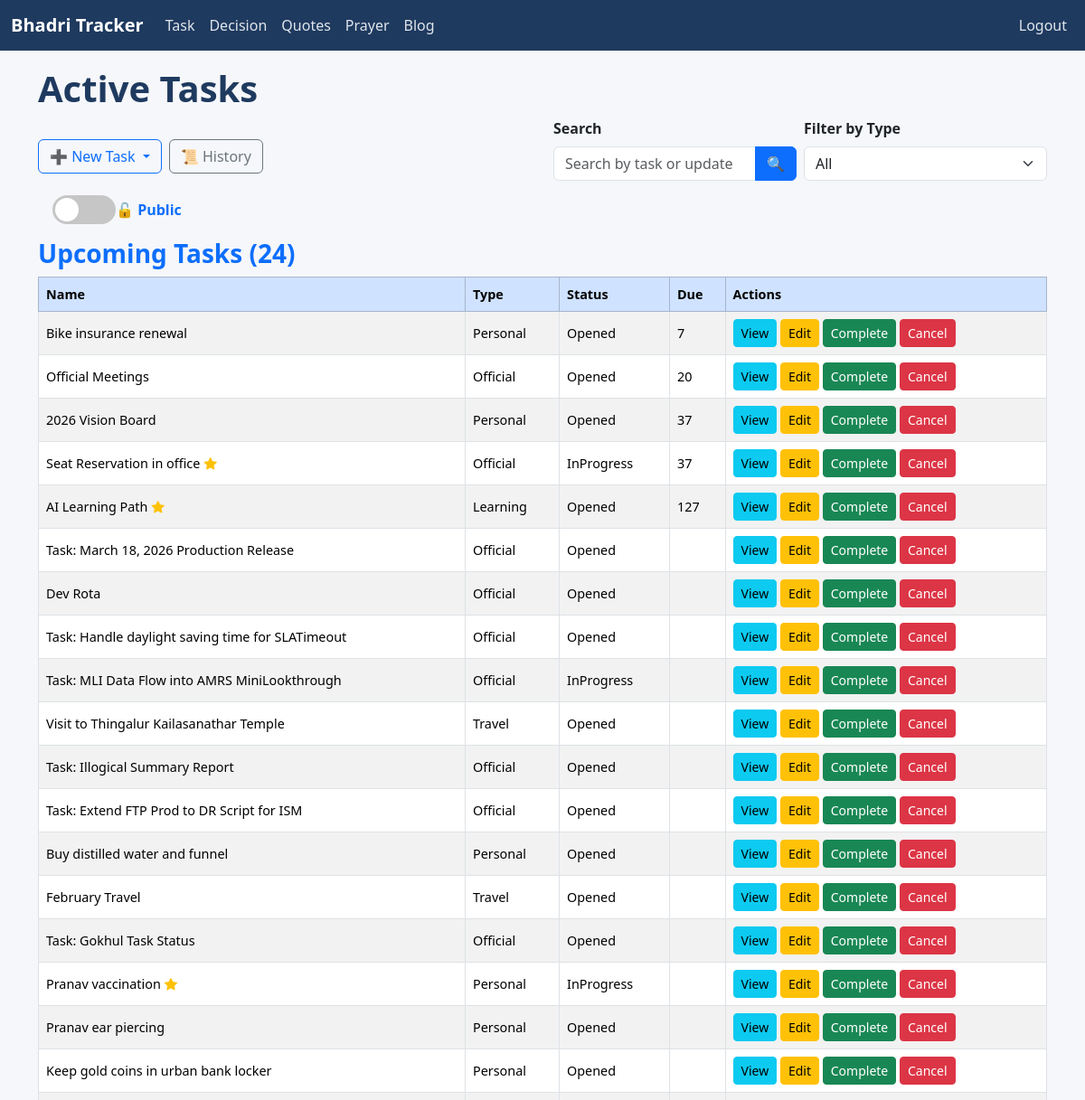
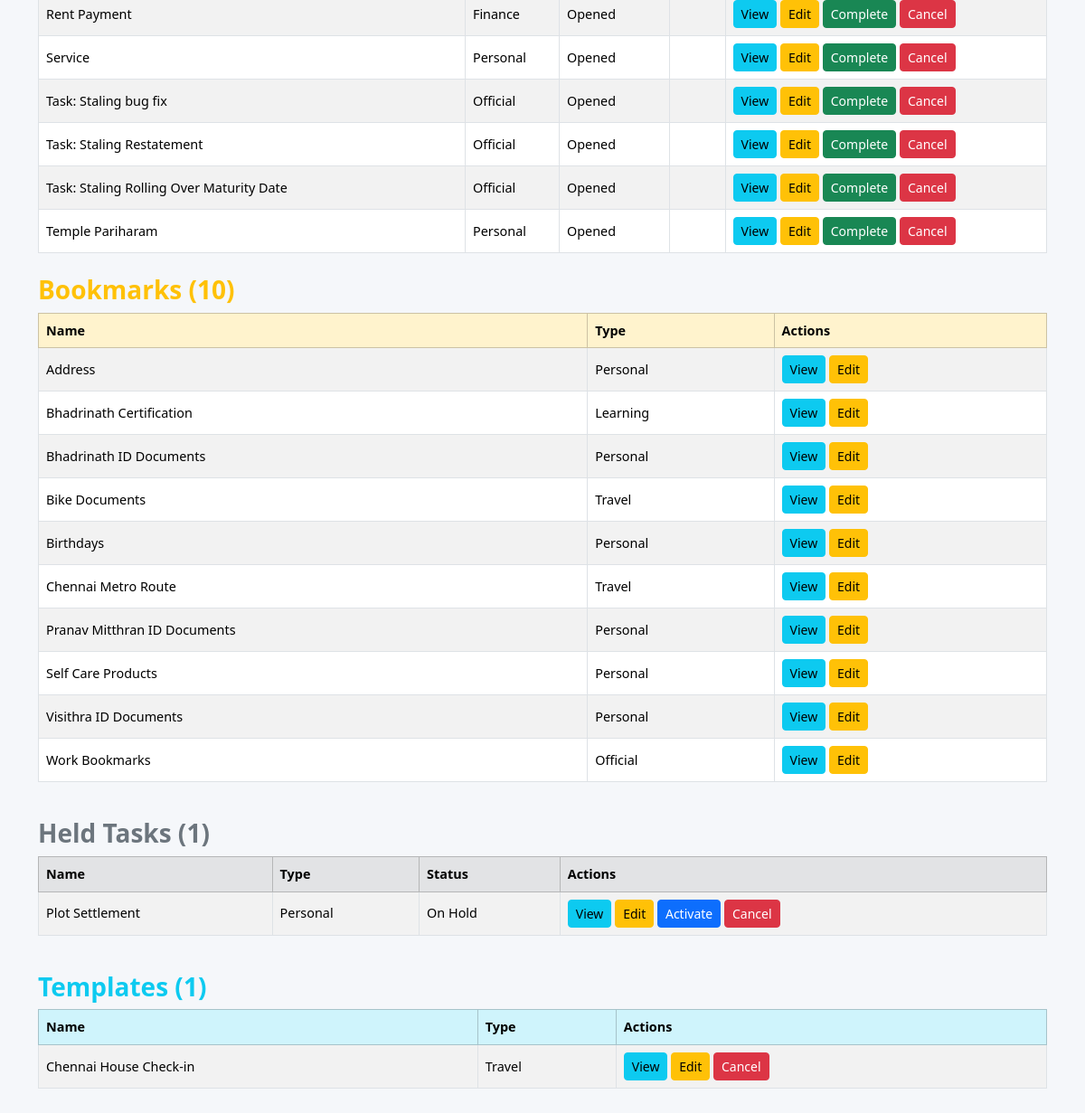
Screenshot of / (signed in) with the database file from the repository (2 pictures, top to bottom).
### tracker/models.py (models this page shows, shortened)
class Task(models.Model):
    STATUS_CHOICES = [
        ('Opened', 'Opened'),
        ('InProgress', 'In Progress'),
        ('Completed', 'Completed'),
        ('Cancelled', 'Cancelled'),
        ('Hold', 'Hold'),
    ]
    name = models.CharField(max_length=200)
    status = models.CharField(max_length=20, choices=STATUS_CHOICES, default='Opened')
    task_type = models.ForeignKey(TaskType, on_delete=models.CASCADE)
    started_date = models.DateField(default=timezone.localtime(), null=True, blank=True)
    created_date = models.DateField(auto_now_add=True)
    updated_date = models.DateField(auto_now=True)
    completed_date = models.DateField(null=True, blank=True)
    target_date = models.DateField(default=timezone.localtime(), null=True, blank=True)
    is_bookmark = models.BooleanField(default=False)
    is_private = models.BooleanField(default=False)
    is_important = models.BooleanField(default=False)
    is_template = models.BooleanField(default=False)
    @property
    def days_till_upcoming(self):
        today = timezone.localdate()
        dates = []
        if self.started_date and self.started_date >= today:
            dates.append(self.started_date)
        if self.target_date and self.target_date >= today:
            dates.append(self.target_date)
        for upd in self.updates.all():
            if upd.status not in ['Completed', 'Cancelled'] and upd.date and upd.date >= today:
                dates.append(upd.date)
        if not dates:
            return None
        return (min(dates) - today).days

class TaskType(models.Model):
    name = models.CharField(max_length=50, unique=True)
    class Meta:
        ordering = ['name']

class Update(models.Model):
    STATUS_CHOICES = [
        ('Opened', 'Opened'),
        ('InProgress', 'In Progress'),
        ('Completed', 'Completed'),
        ('Cancelled', 'Cancelled')
    ]
    REMINDER_CHOICE = [
        ('Days', 'Days'),
        ('Weekly', 'Weekly'),
        ('Monthly', 'Monthly'),
        ('Yearly', 'Yearly'),
    ]
    task = models.ForeignKey(Task, on_delete=models.CASCADE, related_name='updates')
    date = models.DateField(default=timezone.localtime(), null=True, blank=True)
    description = models.TextField()
    is_check_box = models.BooleanField(default=False)
    status = models.CharField(max_length=20, choices=STATUS_CHOICES, default='Opened')
    reminder_type = models.CharField(max_length=20, choices=REMINDER_CHOICE, null=True, blank=True)
    can_store_reminder = models.BooleanField(default=False)
    date_to_remind = models.IntegerField(null=True, blank=True)

### tracker/views.py (the view)
# urls.py: path('', views.TaskListView.as_view(), name='task_list'),
class TaskListView(LoginRequiredMixin, ListView):
    model = Task
    template_name = 'tracker/task_list.html'
    context_object_name = 'tasks'
    def get_queryset(self):
        queryset = Task.objects.exclude(
            status__in=['Completed', 'Cancelled', 'Hold']
        ).exclude(
            is_bookmark=True
        ).exclude(
            is_template=True
        )
        view_mode = self.request.GET.get('view', 'public')
        if view_mode == "private":
            user_profile = getattr(self.request.user, "userprofile", None)
            if user_profile is None or not user_profile.special_privilege_password:
                messages.error(self.request, "You do not have access to private tasks.")
                return Task.objects.none()
            if not self.request.session.get("private_access"):
                raise PermissionError("PRIVATE_ACCESS_REQUIRED")
            queryset = queryset.filter(is_private=True)
        elif view_mode == "public":
            self.request.session['private_access'] = False
            queryset = queryset.filter(is_private=False)
        search_query = self.request.GET.get('search')
        if search_query:
            queryset = queryset.filter(
                Q(name__icontains=search_query) |
                Q(updates__description__icontains=search_query)
            ).distinct()
        task_type_id = self.request.GET.get('task_type')
        if task_type_id:
            queryset = queryset.filter(task_type_id=task_type_id)
        tasks = list(queryset)
        tasks = [t for t in tasks if t.days_till_upcoming != 0]
        tasks.sort(
            key=lambda t: (
                t.days_till_upcoming is None,
                t.days_till_upcoming,
                t.target_date is None,
                t.target_date,
                t.name.lower(),
            )
        )
        return tasks
    def get_context_data(self, **kwargs):
        context = super().get_context_data(**kwargs)
        task_type_id = self.request.GET.get('task_type')
        search_query = self.request.GET.get('search', '')
        view_mode = self.request.GET.get('view', 'public')
        context['task_types'] = TaskType.objects.all()
        context['selected_type'] = int(task_type_id) if task_type_id else None
        context['search_query'] = search_query
        context['view_mode'] = view_mode
        common_filters = {}
        if task_type_id:
            common_filters['task_type_id'] = task_type_id
        if search_query:
            common_filters['name__icontains'] = search_query
        if view_mode == "private":
            common_filters['is_private'] = True
        else:
            common_filters['is_private'] = False
        base_queryset = Task.objects.filter(**common_filters) \
            .exclude(status__in=['Completed', 'Cancelled', 'Hold']) \
            .exclude(is_bookmark=True) \
            .exclude(is_template=True) \
            .order_by('name')
        today_tasks = [
            task for task in base_queryset
            if task.days_till_upcoming == 0
        ]
        context['today_tasks'] = today_tasks
        held_tasks = Task.objects.filter(
            status__in=['Hold'],
            **common_filters
        ).exclude(is_template=True).order_by('name')
        context['held_tasks'] = held_tasks
        bookmarked_tasks = Task.objects.filter(
            is_bookmark=True,
            status__in=['Opened', 'InProgress'],
            **common_filters
        ).exclude(is_template=True).order_by('name')
        context['bookmarked_tasks'] = bookmarked_tasks
        template_tasks = Task.objects.filter(
            is_template=True,
            **common_filters
        ).order_by('name')
        context['template_tasks'] = template_tasks
        return context
    def dispatch(self, request, *args, **kwargs):
        try:
            return super().dispatch(request, *args, **kwargs)
        except PermissionError as e:
            if str(e) == "PRIVATE_ACCESS_REQUIRED":
                return redirect("private_access", "tracker:task_list")
            raise

### templates/tracker/task_list.html (shortened to what this page needs)
{% extends 'base.html' %}
{% load static %}
{% block style %}
<link rel="stylesheet" href="{% static 'css/task_list.css' %}">
{% endblock %}
{% block content %}
<h1>Active Tasks</h1>
<div class="row align-items-end mb-3">
  <div class="col-md-6 mb-2">
    <div class="d-flex gap-2 flex-wrap">
      <div class="dropdown">
        <button class="btn btn-outline-primary dropdown-toggle"
                type="button"
                data-bs-toggle="dropdown"
                aria-expanded="false">
          ➕ New Task
        </button>
      </div>
      <a href="{% url 'tracker:task_history' %}"
         class="btn btn-outline-secondary">
         📜 History
      </a>
    </div>
  </div>
  <div class="col-md-6">
    <form method="get" class="row g-2 align-items-end">
      <div class="col-md-6">
        <label class="form-label fw-bold">Search</label>
        <div class="input-group">
          <input type="text"
                 name="search"
                 value="{{ search_query }}"
                 class="form-control"
                 placeholder="Search by task or update">
          <button type="submit" class="btn btn-primary">🔍</button>
        </div>
      </div>
      <div class="col-md-6">
        <label class="form-label fw-bold">Filter by Type</label>
        <select name="task_type"
                class="form-select"
                onchange="this.form.submit()">
          <option value="">All</option>
        </select>
      </div>
    </form>
  </div>
</div>
<div class="toggle-container mb-3 ms-3">
  <a href="{% if view_mode == 'public' %}{% url 'private_access' 'tracker:task_list' %}{% else %}?view=public{% endif %}"
     class="text-decoration-none d-flex align-items-center">
    <div class="toggle-switch {% if view_mode == 'private' %}active{% endif %}">
      <div class="toggle-circle"></div>
    </div>
    <span class="toggle-label">
      {% if view_mode == 'private' %}
        🔒 Private
      {% else %}
        🔓 Public
      {% endif %}
    </span>
  </a>
</div>
<h3 class="text-primary mb-2">Upcoming Tasks ({{ tasks|length }})</h3>
<div class="table-responsive">
  <table class="table table-striped table-bordered align-middle text-nowrap">
    <thead class="table-primary">
      <tr>
        <th>Name</th>
        <th>Type</th>
        <th>Status</th>
        <th>Due</th>
        <th>Actions</th>
      </tr>
    </thead>
    <tbody>
      {% for task in tasks %}
      <tr>
        <td>{{ task.name }}{% if task.is_important %}<i class="bi bi-star-fill text-warning ms-1"></i>{% endif %}</td>
        <td>{{ task.task_type.name }}</td>
        <td>{{ task.status }}</td>
        <td>{% if task.days_till_upcoming == 0 %}Today{% elif task.days_till_upcoming > 0 %}{{ task.days_till_upcoming }}{% endif %}</td>
        <td>
          <a href="{% url 'tracker:update_list' task.id %}" class="btn btn-sm btn-info">View</a>
          <a href="{% url 'tracker:task_update' task.id %}" class="btn btn-sm btn-warning">Edit</a>
          <a href="{% url 'tracker:mark_task_complete' task.id %}" class="btn btn-sm btn-success">Complete</a>
          <a href="{% url 'tracker:mark_task_cancel' task.id %}" class="btn btn-sm btn-danger">Cancel</a>
        </td>
      </tr>
      {% empty %}
        <tr><td colspan="6" class="text-center text-muted">No tasks found</td></tr>
      {% endfor %}
    </tbody>
  </table>
  {% if bookmarked_tasks %}
  <h3 class="text-warning mt-4">Bookmarks ({{ bookmarked_tasks|length }})</h3>
  <div class="table-responsive">
    <table class="table table-bordered table-striped align-middle text-nowrap">
      <thead class="table-warning">
        <tr>
          <th>Name</th>
          <th>Type</th>
          <th>Actions</th>
        </tr>
      </thead>
      <tbody>
        {% for task in bookmarked_tasks %}
        <tr>
          <td>{{ task.name }}{% if task.is_important %}<i class="bi bi-star-fill text-warning ms-1"></i>{% endif %}</td>
          <td>{{ task.task_type.name }}</td>
          <td>
            <a href="{% url 'tracker:update_list' task.id %}" class="btn btn-sm btn-info">View</a>
            <a href="{% url 'tracker:task_update' task.id %}" class="btn btn-sm btn-warning">Edit</a>
          </td>
        </tr>
        {% endfor %}
      </tbody>
    </table>
  </div>
  {% endif %}
  {% if held_tasks %}
  <h3 class="text-secondary mt-4">Held Tasks ({{ held_tasks|length }})</h3>
  <div class="table-responsive">
    <table class="table table-bordered table-striped align-middle text-nowrap">
      <thead class="table-secondary">
        <tr>
          <th>Name</th>
          <th>Type</th>
          <th>Status</th>
          <th>Actions</th>
        </tr>
      </thead>
      <tbody>
        {% for task in held_tasks %}
        <tr>
          <td>{{ task.name }}{% if task.is_important %}<i class="bi bi-star-fill text-warning ms-1"></i>{% endif %}</td>
          <td>{{ task.task_type.name }}</td>
          <td>On Hold</td>
          <td>
            <a href="{% url 'tracker:update_list' task.id %}" class="btn btn-sm btn-info">View</a>
            <a href="{% url 'tracker:task_update' task.id %}" class="btn btn-sm btn-warning">Edit</a>
            <a href="{% url 'tracker:toggle_hold' task.id %}" class="btn btn-sm btn-primary">
              Activate
            </a>
            <a href="{% url 'tracker:mark_task_cancel' task.id %}" class="btn btn-sm btn-danger">Cancel</a>
          </td>
        </tr>
        {% endfor %}
      </tbody>
    </table>
  </div>
  {% endif %}
  {% if template_tasks %}
  <h3 class="text-info mt-4">Templates ({{ template_tasks|length }})</h3>
  <div class="table-responsive">
    <table class="table table-bordered table-striped align-middle text-nowrap">
      <thead class="table-info">
        <tr>
          <th>Name</th>
          <th>Type</th>
          <th>Actions</th>
        </tr>
      </thead>
      <tbody>
        {% for task in template_tasks %}
        <tr>
          <td>{{ task.name }}{% if task.is_important %}<i class="bi bi-star-fill text-warning ms-1"></i>{% endif %}</td>
          <td>{{ task.task_type.name }}</td>
          <td>
            <a href="{% url 'tracker:update_list' task.id %}" class="btn btn-sm btn-info">View</a>
            <a href="{% url 'tracker:task_update' task.id %}" class="btn btn-sm btn-warning">Edit</a>
            <a href="{% url 'tracker:mark_task_cancel' task.id %}" class="btn btn-sm btn-danger">Cancel</a>
          </td>
        </tr>
        {% endfor %}
      </tbody>
    </table>
  </div>
  {% endif %}
</div>
</div>
{% endblock %}

### static/css/base.css (style rules this page uses)
body { padding: 0 8px; padding-top: 50px; background-color: #f5f7fa; color: #212529; }
h1, h2, h3 { color: #1f3a5f; font-weight: 600; }
.table td, .table th { vertical-align: middle; font-size: 0.9rem; }

### static/css/task_list.css (style rules this page uses)
.toggle-container { display: flex; align-items: center; gap: 12px; cursor: pointer; }
.toggle-switch { position: relative; width: 70px; height: 32px; background: #c6c6c6; border-radius: 50px; transition: background 0.3s ease; }
.toggle-circle { position: absolute; top: 3px; left: 3px; width: 26px; height: 26px; background: white; border-radius: 50%; transition: transform 0.3s ease; }
.toggle-label { font-weight: bold; font-size: 1rem; display: flex; align-items: center; gap: 6px; }

### rows the page displays
Task: name "Bike insurance renewal", task_type.name "Personal", status "Opened", days_till_upcoming "7"
Task: name "Official Meetings", task_type.name "Official", status "Opened", days_till_upcoming "20"
Task: name "2026 Vision Board", task_type.name "Personal", status "Opened", days_till_upcoming "37"
Task: name "Seat Reservation in office", is_important True (drawn), task_type.name "Official", status "InProgress", days_till_upcoming "37"
Task: name "AI Learning Path", is_important True (drawn), task_type.name "Learning", status "Opened", days_till_upcoming "127"
Task: name "Task: March 18, 2026 Production Release", task_type.name "Official", status "Opened"
Task: name "Dev Rota", task_type.name "Official", status "Opened"
Task: name "Task: Handle daylight saving time for SLATimeout", task_type.name "Official", status "Opened"
Task: name "Task: MLI Data Flow into AMRS MiniLookthrough", task_type.name "Official", status "InProgress"
Task: name "Visit to Thingalur Kailasanathar Temple", task_type.name "Travel", status "Opened"
Task: name "Task: Illogical Summary Report", task_type.name "Official", status "Opened"
Task: name "Task: Extend FTP Prod to DR Script for ISM", task_type.name "Official", status "Opened"
Task: name "Buy distilled water and funnel", task_type.name "Personal", status "Opened"
Task: name "February Travel", task_type.name "Travel", status "Opened"
Task: name "Task: Gokhul Task Status", task_type.name "Official", status "Opened"
Task: name "Pranav vaccination", is_important True (drawn), task_type.name "Personal", status "InProgress"
Task: name "Pranav ear piercing", task_type.name "Personal", status "Opened"
Task: name "Keep gold coins in urban bank locker", task_type.name "Personal", status "Opened"
Task: name "Rent Payment", task_type.name "Finance", status "Opened"
Task: name "Service", task_type.name "Personal", status "Opened"
Task: name "Task: Staling bug fix", task_type.name "Official", status "Opened"
Task: name "Task: Staling Restatement", task_type.name "Official", status "Opened"
Task: name "Task: Staling Rolling Over Maturity Date", task_type.name "Official", status "Opened"
Task: name "Temple Pariharam", task_type.name "Personal", status "Opened"
Task: name "Address", task_type.name "Personal"
Task: name "Bhadrinath Certification", task_type.name "Learning"
Task: name "Bhadrinath ID Documents", task_type.name "Personal"
Task: name "Bike Documents", task_type.name "Travel"
Task: name "Birthdays", task_type.name "Personal"
Task: name "Chennai Metro Route", task_type.name "Travel"
Task: name "Pranav Mitthran ID Documents", task_type.name "Personal"
Task: name "Self Care Products", task_type.name "Personal"
Task: name "Visithra ID Documents", task_type.name "Personal"
Task: name "Work Bookmarks", task_type.name "Official"
Task: name "Plot Settlement", task_type.name "Personal"
Task: name "Chennai House Check-in", task_type.name "Travel"

### other values shown
{{ tasks|length }} "24"
{{ bookmarked_tasks|length }} "10"
{{ held_tasks|length }} "1"
{{ template_tasks|length }} "1"
